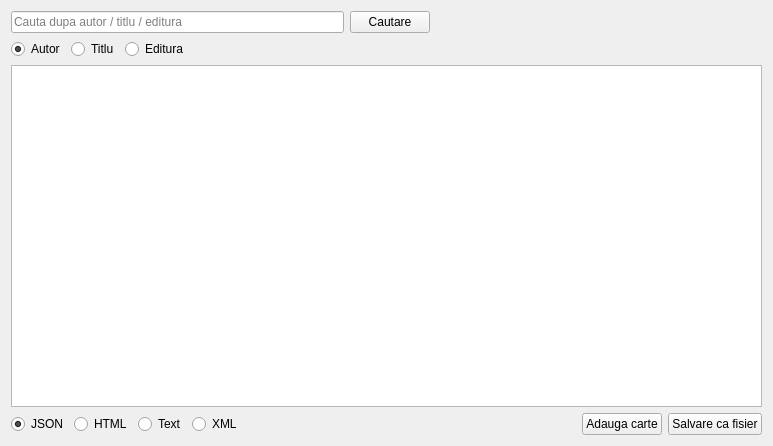
<?xml version="1.0" encoding="UTF-8"?>
<ui version="4.0">
 <class>LibraryApp</class>
 <widget class="QWidget" name="LibraryApp">
  <property name="geometry">
   <rect>
    <x>0</x>
    <y>0</y>
    <width>773</width>
    <height>446</height>
   </rect>
  </property>
  <property name="windowTitle">
   <string>Exemplul 2</string>
  </property>
  <layout class="QGridLayout" name="gridLayout">
   <item row="1" column="0">
    <layout class="QHBoxLayout" name="horizontalLayout_2">
     <item>
      <widget class="QRadioButton" name="author_rb">
       <property name="text">
        <string>Autor</string>
       </property>
       <property name="checked">
        <bool>true</bool>
       </property>
       <attribute name="buttonGroup">
        <string notr="true">search_rb_btns</string>
       </attribute>
      </widget>
     </item>
     <item>
      <widget class="QRadioButton" name="title_rb">
       <property name="text">
        <string>Titlu</string>
       </property>
       <attribute name="buttonGroup">
        <string notr="true">search_rb_btns</string>
       </attribute>
      </widget>
     </item>
     <item>
      <widget class="QRadioButton" name="publisher_rb">
       <property name="text">
        <string>Editura</string>
       </property>
       <attribute name="buttonGroup">
        <string notr="true">search_rb_btns</string>
       </attribute>
      </widget>
     </item>
     <item>
      <spacer name="horizontalSpacer">
       <property name="orientation">
        <enum>Qt::Horizontal</enum>
       </property>
       <property name="sizeHint" stdset="0">
        <size>
         <width>40</width>
         <height>20</height>
        </size>
       </property>
      </spacer>
     </item>
    </layout>
   </item>
   <item row="2" column="0">
    <widget class="QTextEdit" name="result">
     <property name="readOnly">
      <bool>true</bool>
     </property>
    </widget>
   </item>
   <item row="0" column="0">
    <layout class="QHBoxLayout" name="horizontalLayout">
     <item>
      <widget class="QLineEdit" name="search_bar">
       <property name="placeholderText">
        <string>Cauta dupa autor / titlu / editura</string>
       </property>
      </widget>
     </item>
     <item>
      <widget class="QPushButton" name="search_btn">
       <property name="text">
        <string>Cautare</string>
       </property>
      </widget>
     </item>
     <item>
      <spacer name="horizontalSpacer_2">
       <property name="orientation">
        <enum>Qt::Horizontal</enum>
       </property>
       <property name="sizeHint" stdset="0">
        <size>
         <width>40</width>
         <height>20</height>
        </size>
       </property>
      </spacer>
     </item>
    </layout>
   </item>
   <item row="3" column="0">
    <layout class="QHBoxLayout" name="horizontalLayout_3">
     <item>
      <widget class="QRadioButton" name="json_rb">
       <property name="text">
        <string>JSON</string>
       </property>
       <property name="checked">
        <bool>true</bool>
       </property>
       <attribute name="buttonGroup">
        <string notr="true">file_type_rb_btns</string>
       </attribute>
      </widget>
     </item>
     <item>
      <widget class="QRadioButton" name="html_rb">
       <property name="text">
        <string>HTML</string>
       </property>
       <attribute name="buttonGroup">
        <string notr="true">file_type_rb_btns</string>
       </attribute>
      </widget>
     </item>
     <item>
      <widget class="QRadioButton" name="text_rb">
       <property name="text">
        <string>Text</string>
       </property>
       <attribute name="buttonGroup">
        <string notr="true">file_type_rb_btns</string>
       </attribute>
      </widget>
     </item>
     <item>
      <widget class="QRadioButton" name="xml_rb">
       <property name="text">
        <string>XML</string>
       </property>
       <attribute name="buttonGroup">
        <string notr="true">file_type_rb_btns</string>
       </attribute>
      </widget>
     </item>
     <item>
      <spacer name="horizontalSpacer_3">
       <property name="orientation">
        <enum>Qt::Horizontal</enum>
       </property>
       <property name="sizeHint" stdset="0">
        <size>
         <width>40</width>
         <height>20</height>
        </size>
       </property>
      </spacer>
     </item>
     <item>
      <widget class="QPushButton" name="add_book_btn">
       <property name="text">
        <string>Adauga carte</string>
       </property>
      </widget>
     </item>
     <item>
      <widget class="QPushButton" name="save_as_file_btn">
       <property name="text">
        <string>Salvare ca fisier</string>
       </property>
      </widget>
     </item>
    </layout>
   </item>
  </layout>
 </widget>
 <resources/>
 <connections/>
 <buttongroups>
  <buttongroup name="search_rb_btns"/>
  <buttongroup name="file_type_rb_btns"/>
 </buttongroups>
</ui>
